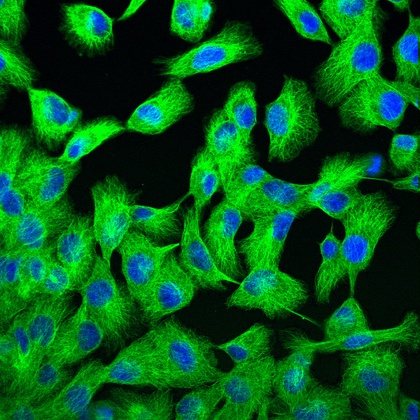
%> input picture CW2/q1-Cells/FluorescentCells.jpg, 420 x 420 px, shrunk from 640 x 640 before the run
$ octave testKmeans_segmentation.m   (GNU Octave 9; MATLAB toolbox functions it lacks are replaced by stand-ins)
%> lines starting %> are read from the running program, lines starting %| are printed output that depends on the picture; in (x1, y1, x2, y2) boxes, pixels count from 0 and x2, y2 are one past the last pixel; in counts of white or black regions, pixels touching at a corner belong together; the program's own positions count from 1
### CW2/q1-Cells/Kmeans.m
function [ Z, Mu , EK] = Kmeans( X, K, tol, display )
% Uses the K Means algorithm to segment the inputted data into K clusters
% INPUTS:      X: M x N points of data to be segmented using a gaussians
%              K: Number of clusts. Default set to 3.
% OUTPUTS:     Z: Contains the centroid vector for each data point
%              C: Defines the cluster means for each centroid vector
%             Ek: Normalized Within Cluster Sum Squared of Errors

if (nargin < 2) K = 3; end      % Set default cluster value to 3 if not given
if (nargin < 3) tol = 1e-10; end % Set default value for the break tolerance
if (nargin < 4) display = false; end % Display iteration count/means

[M,N] = size(X);    % Extract the size of K

Z = zeros(N,1);     % Array to store the indicator variables
dist = zeros(K,1);  % Array to store the norm between a point and the cluster means
size_k = zeros(K,1);% Array to store the size of each cluster in each iteration
Mu = zeros(M,K);    % Array to store the cluster means
Mu_new = rand(M,K); % Array to store the new cluster means
iters = 0;          % iteration count

while norm(Mu - Mu_new) > tol
    if (display) tic; end

    Mu = Mu_new;            % Set Mu to previously computed Cluster Center

    dist = zeros(N,K);      % Compute L2 norm
    for k = 1:K
        dist(:,k) = sum((X(:,:) - Mu(:,k)).^2,1);
    end
    [~,Z] = min(dist,[],2); % Get minimum for each N

    for k = 1:K             % Set new cluster centers to mean of their elements.
        if isempty(X(:,Z == k)) == 1 % Incase a cluster has no members move it to a random point
            Mu_new(:,k) = rand(M,1);
        else
            Mu_new(:,k) = mean(X(:,Z == k),2);
        end
    end
    if display
        iters = iters + 1
        Mu_new = Mu_new
        diff = norm( Mu - Mu_new)
        toc
    end
end

EK = 0; % Compute Normalized Within Cluster Sum of Squares
for k = 1:K
    EK = EK + sum( sum( (X(:,Z == k) - Mu(:,k)).^2));
end
EK = EK / N;

end

### CW2/q1-Cells/plotImage.m
function [] = makeImage( Z, Mu, K, Nx, Ny )
%MAKEIMAGE Converts the indicator varaibles and K Cluster centers, Mu, into
% an image of size Nx by Ny.

Z = reshape(Z, Nx, Ny);

% Convert cluster data back to image data
img_K = zeros(Nx,Ny,3);
for x = 1:Nx
    for y = 1:Ny
        for k = 1:K
            if Z(x,y) == k
                img_K(x,y,1) = Mu(1,k);
                img_K(x,y,2) = Mu(2,k);
                img_K(x,y,3) = Mu(3,k);
            end
        end
    end
end
img_K = uint8(img_K * 255);
imshow(img_K);

end

### CW2/q1-Cells/testKmeans_segmentation.m
img = imread('FluorescentCells.jpg'); % Load the image and format it
%> img is the input picture: size 420x420x3 uint8; mean R, G, B 4.3, 88.1, 27.5
img = double(img);
%> img: size 420x420x3 double
[Nx,Ny,M] = size(img);
%> Nx = 420; Ny = 420; M = 3
X = reshape(img, Nx*Ny,M)';
X = X/255;
% Initalize arrays needed to store data
K_vals = 2:10;
Nk = length(K_vals);
Z = cell(Nk,1);
Mu = cell(Nk,1);
EK = zeros(Nk,1);
TimeTaken = zeros(Nk,1);
% Compute K Means clustering for each value of K
for K = K_vals
    tic;
    [Z{K-1},Mu{K-1},EK(K-1)] = Kmeans(X,K);
    TimeTaken(K-1) = toc
end
%> after the loop, EK = [0.0508; 0.0259; 0.017; 0.0139; 0.0117; 0.00891; 0.00813; 0.00755; 0.00702]; Mu = 9 items; TimeTaken = [0.343; 0.555; 0.716; 0.873; 0.923; 1.42; 3.91; 2.07; 2.45]; Z = 9 items
% Plot results
figure();
subplot(1,4,1);
plotImage(Z{2-1},Mu{2-1},2,Nx,Ny);
%> in makeImage, `Z = reshape(Z, Nx, Ny);`:
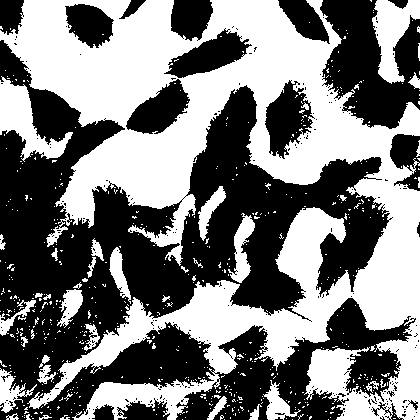
%> Z: size 420x420 double; values 1 (black) and 2 (white), 48.2% white; 573 white regions (533 under 20 px), largest, box (x1, y1, x2, y2) and area: (0, 0, 420, 420) 73332, (0, 76, 73, 162) 2376, (372, 0, 420, 84) 2107
%> after the loop in makeImage, `for x = 1:Nx`:
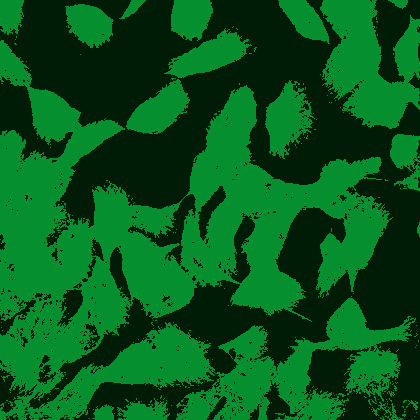
%> img_K: size 420x420x3 double; mean R, G, B 0.0168, 0.346, 0.108
title(['Image Segmentation using K-Means, K: ',num2str(2)]);
subplot(1,4,2);
plotImage(Z{3-1},Mu{3-1},3,Nx,Ny);
%> call 2 of makeImage, with K = 3, Nx = 420, Ny = 420
%> after the loop in makeImage (call 2), `for x = 1:Nx`:
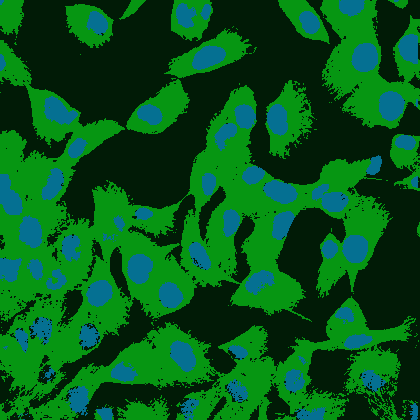
%> img_K: size 420x420x3 double; mean R, G, B 0.0168, 0.346, 0.108; mean of the top-left, top-right, bottom-left and bottom-right quarters 0.126, 0.156, 0.198, 0.146
title(['Image Segmentation using K-Means, K: ',num2str(3)]);
subplot(1,4,3);
plotImage(Z{5-1},Mu{5-1},5,Nx,Ny);
%> call 3 of makeImage, with K = 5, Nx = 420, Ny = 420
%> after the loop in makeImage (call 3), `for x = 1:Nx`:
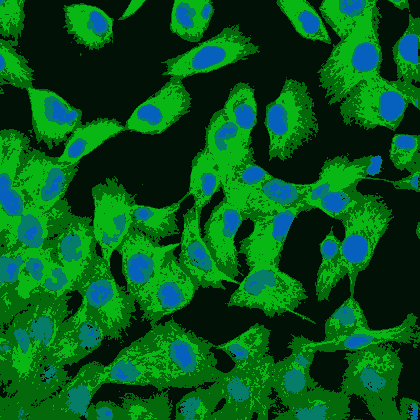
%> img_K: size 420x420x3 double; mean R, G, B 0.0168, 0.346, 0.108; mean of the top-left, top-right, bottom-left and bottom-right quarters 0.128, 0.16, 0.198, 0.141
title(['Image Segmentation using K-Means, K: ',num2str(5)]);
subplot(1,4,4);
plotImage(Z{10-1},Mu{10-1},10,Nx,Ny);
%> call 4 of makeImage, with K = 10, Nx = 420, Ny = 420
%> in makeImage (call 4), `Z = reshape(Z, Nx, Ny);`:
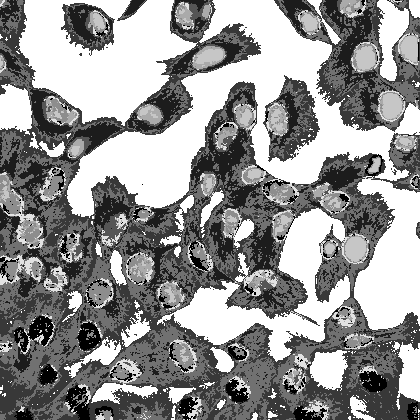
%> Z: size 420x420 double; min 1, max 10, mean 6.2; drawn with min black and max white
%> after the loop in makeImage (call 4), `for x = 1:Nx`:
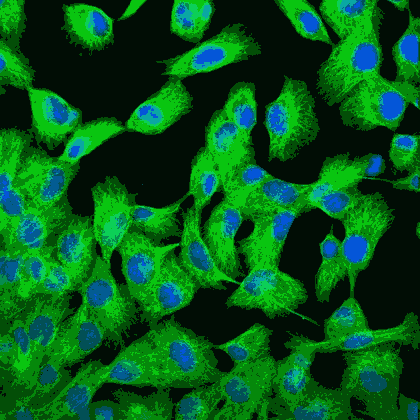
%> img_K: size 420x420x3 double; mean R, G, B 0.0168, 0.346, 0.108; mean of the top-left, top-right, bottom-left and bottom-right quarters 0.13, 0.163, 0.195, 0.139
title(['Image Segmentation using K-Means, K: ',num2str(10)]);

figure();
plot(K_vals,EK,'x-');
title('Normalized Squared Sum of Errors vs K'); xlabel('K'); ylabel('Normalized Squared Sum of Errors')
%> after `ylabel('Normalized Squared Sum of Errors')`:
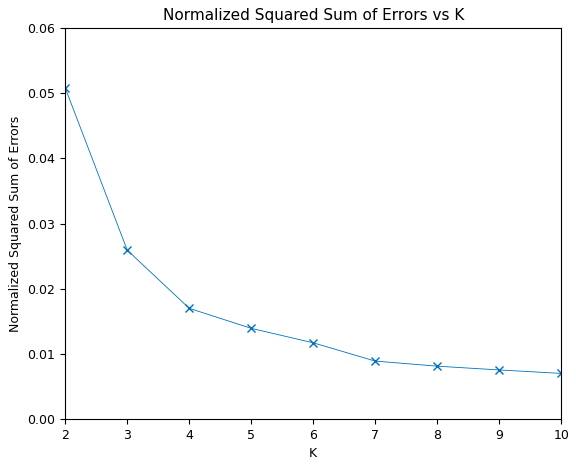
%> figure redrawn from the program's plot data
